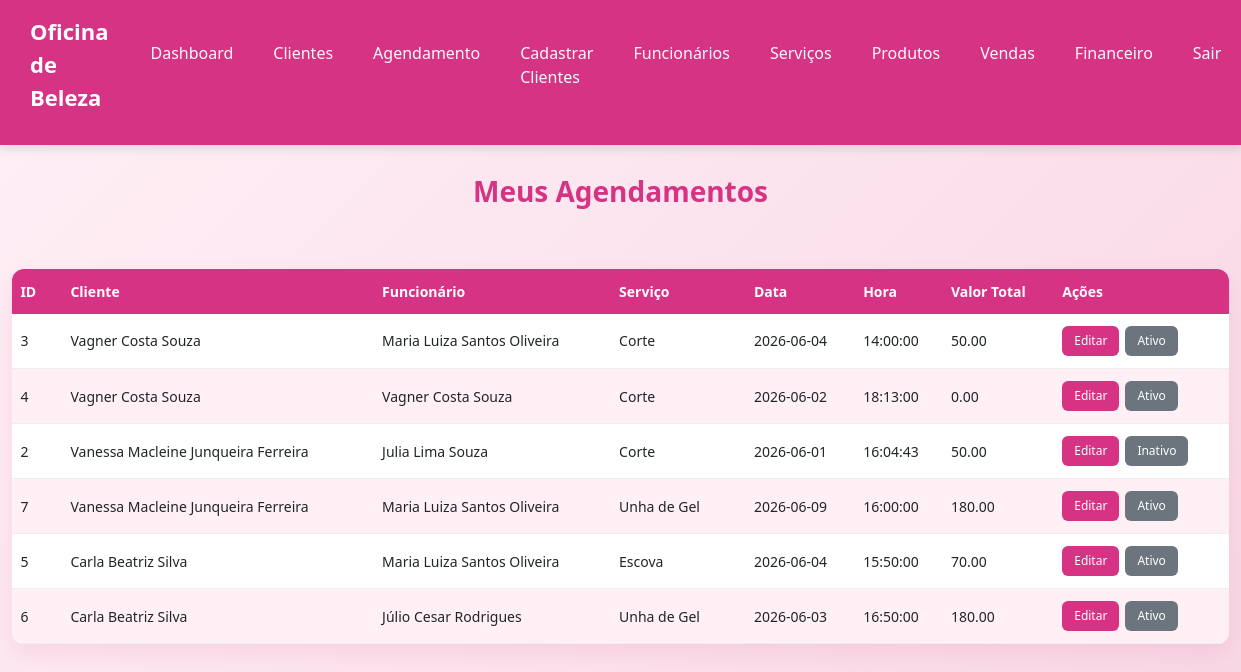
The app's page /agendamento-lista.php with its own data.
### tables this page shows
CREATE TABLE IF NOT EXISTS `tb_agendamento` (
  `id` int(11) NOT NULL AUTO_INCREMENT,
  `id_cliente` int(11) NOT NULL,
  `id_funcionario` int(11) NOT NULL,
  `id_servico` int(11) NOT NULL,
  `data` date NOT NULL DEFAULT current_timestamp(),
  `hora` time NOT NULL DEFAULT current_timestamp(),
  `valor` decimal(10,2) NOT NULL,
  `ativo` tinyint(4) NOT NULL DEFAULT 1,
  PRIMARY KEY (`id`),
  KEY `fk_id_cliente` (`id_cliente`),
  KEY `fk_id_funcionario` (`id_funcionario`),
  KEY `fk_id_servico` (`id_servico`),
  CONSTRAINT `fk_id_cliente` FOREIGN KEY (`id_cliente`) REFERENCES `tb_cliente` (`id`) ON DELETE NO ACTION ON UPDATE NO ACTION,
  CONSTRAINT `fk_id_funcionario` FOREIGN KEY (`id_funcionario`) REFERENCES `tb_funcionario` (`id`) ON DELETE NO ACTION ON UPDATE NO ACTION,
  CONSTRAINT `fk_id_servico` FOREIGN KEY (`id_servico`) REFERENCES `tb_servico` (`id`) ON DELETE NO ACTION ON UPDATE NO ACTION
);

CREATE TABLE IF NOT EXISTS `tb_cliente` (
  `id` int(11) NOT NULL AUTO_INCREMENT,
  `nome` varchar(200) NOT NULL,
  `data_nascimento` date NOT NULL,
  `endereco` varchar(150) NOT NULL,
  `email` varchar(200) NOT NULL,
  `telefone` varchar(15) NOT NULL,
  `cidade` varchar(150) NOT NULL,
  `estado` varchar(100) NOT NULL,
  `data_cadastro` datetime NOT NULL DEFAULT current_timestamp(),
  `ativo` tinyint(4) NOT NULL DEFAULT 1,
  PRIMARY KEY (`id`),
  UNIQUE KEY `email` (`email`)
);

CREATE TABLE IF NOT EXISTS `tb_funcionario` (
  `id` int(11) NOT NULL AUTO_INCREMENT,
  `nome` varchar(200) NOT NULL,
  `email` varchar(200) NOT NULL,
  `telefone` varchar(15) NOT NULL,
  `senha` varchar(200) NOT NULL,
  `token` varchar(50) NOT NULL,
  `data_cadastro` datetime NOT NULL DEFAULT current_timestamp(),
  `ativo` tinyint(4) NOT NULL DEFAULT 1,
  PRIMARY KEY (`id`),
  UNIQUE KEY `email` (`email`)
);

CREATE TABLE IF NOT EXISTS `tb_servico` (
  `id` int(11) NOT NULL AUTO_INCREMENT,
  `nome_servico` varchar(200) NOT NULL,
  `descricao` text NOT NULL,
  `preco` decimal(10,2) NOT NULL,
  `duracao` varchar(50) NOT NULL,
  `categoria` enum('Cabelo','Unha','Sobrancelha','Maquiagem') NOT NULL,
  `data_cadastro` datetime NOT NULL DEFAULT current_timestamp(),
  `ativo` tinyint(4) NOT NULL DEFAULT 1,
  PRIMARY KEY (`id`)
);

### backend/funcoes.php (called while the page is built, shortened)
<?php
require_once 'conexao.php';
function listarAgendamento()
{
    global $conexao;
    try {
        $sql = "SELECT
            tb_agendamento.*,
            tb_cliente.nome,
            tb_funcionario.nome as funcionario,
            tb_servico.nome_servico
        FROM tb_agendamento
        INNER JOIN tb_cliente ON tb_cliente.id = tb_agendamento.id_cliente
        INNER JOIN tb_funcionario ON tb_funcionario.id = tb_agendamento.id_funcionario
        INNER JOIN tb_servico ON tb_servico.id = tb_agendamento.id_servico
        ";
        $comando = $conexao->prepare($sql);
        $comando->execute();
        return $comando->fetchAll(PDO::FETCH_ASSOC);
    } catch (PDOException $erro) {
        error_log($erro->getMessage());
        echo "Não foi possível executar a função";
    }
}

### agendamento-lista.php (the view, shortened to what this page needs)
<?php
require_once 'backend/funcoes.php';
$agendamentos = listarAgendamento();
?>
<!DOCTYPE html>
<html lang="pt-br">
<head>
    <link rel="stylesheet" href="assets/css/style.css" />
    <link rel="stylesheet" href="assets/css/funcionario/clientes.css">
    <link rel="stylesheet" href="assets/css/clientes-lista.css">
    <link rel="stylesheet" href="https://cdn.jsdelivr.net/npm/bootstrap-icons@1.11.3/font/bootstrap-icons.min.css">
    <link rel="stylesheet" href="https://cdnjs.cloudflare.com/ajax/libs/twitter-bootstrap/5.3.3/css/bootstrap.min.css">
    <link rel="stylesheet" href="https://cdn.datatables.net/2.3.8/css/dataTables.bootstrap5.css">
</head>
<body>
    <?php require_once 'includes/header.php';
    ?>
    <main>
        <h1 class="titulo-pagina">Meus Agendamentos</h1>
        <div class="table-container">
            <table id="listagem-agendamento">
                <thead>
                    <tr>
                        <th>ID</th>
                        <th>Cliente</th>
                        <th>Funcionário</th>
                        <th>Serviço</th>
                        <th>Data</th>
                        <th>Hora</th>
                        <th>Valor Total</th>
                        <th>Ações</th>
                    </tr>
                </thead>
                <tbody>
                    <?php
                    foreach ($agendamentos as $agendamento):
                    ?>
                        <tr>
                            <td><?php echo  $agendamento['id']; ?></td>
                            <td><?php echo $agendamento['nome']; ?></td>
                            <td><?php echo $agendamento['funcionario']; ?></td>
                            <td><?php echo $agendamento['nome_servico']; ?></td>
                            <td><?php echo $agendamento['data']; ?></td>
                            <td><?php echo $agendamento['hora']; ?></td>
                            <td><?php echo $agendamento['valor']; ?></td>
                            <td class="acoes">
                                <a class="table-btn editar " href="editar-agendamento.php?id=<?php echo $agendamento['id']; ?>">Editar</a>
                                <a href="?alterarAtivo=<?php echo $agendamento['id']; ?>" onclick="return confirm('Deseja alterar?')">
                                    <button class="table-btn status" type="button" class="<?php echo $agendamento['ativo'] == 1 ? 'ativo' : 'inativo'; ?>">
                                        <?php
                                        if ($agendamento['ativo'] == 1) {
                                            echo "Ativo";
                                        } else {
                                            echo "Inativo";
                                        } ?>
                                    </button>
                            </td>
                        </tr>
                    <?php
                    endforeach;
                    ?>
                </tbody>
            </table>
        </div>
    </main>
</body>

### assets/css/style.css (style rules this page uses)
* { margin: 0; padding: 0; box-sizing: border-box; font-family: 'Segoe UI', Tahoma, Geneva, Verdana, sans-serif; }
body { background: linear-gradient(135deg, #fff0f6, #f8d7e5); color: #333; }

### assets/css/funcionario/clientes.css (style rules this page uses)
.table-container { max-width: 900px; margin: 20px auto 40px auto; }
table { width: 100%; border-collapse: collapse; background: #fff; border-radius: 12px; overflow: hidden; box-shadow: 0 8px 20px rgba(214, 51, 132, 0.1); }
table thead { background: #d63384; color: white; }
table th { padding: 12px; text-align: left; font-size: 14px; }
table td { padding: 12px; border-bottom: 1px solid #eee; font-size: 14px; }
table tbody tr:nth-child(even) { background: #fff0f6; }
.acoes { display: flex; gap: 8px; }
.table-btn { padding: 5px 10px; border-radius: 6px; font-size: 12px; text-decoration: none; color: white; transition: 0.3s; }
.table-btn.editar { background: #d63384; }
.table-btn.status { background: #6c757d; }
.titulo-pagina { text-align: center; margin: 30px 0; color: #d63384; font-size: 28px; font-weight: bold; }

### assets/css/clientes-lista.css (style rules this page uses)
.titulo-pagina { text-align: center; margin: 30px 0; color: #d63384; font-size: 28px; font-weight: bold; }
.table-container { width: 98%; max-width: 1300px; margin: 20px auto 40px auto; }
table { width: 100%; background: #fff; border-radius: 12px; overflow: hidden; box-shadow: 0 8px 20px rgba(214, 51, 132, 0.1); }
table thead { background: #d63384; color: white; }
table th { padding: 12px 8px; text-align: left; font-size: 14px; white-space: nowrap; }
table td { padding: 12px 8px; border-bottom: 1px solid #eee; font-size: 14px; vertical-align: middle; }
table tbody tr:nth-child(even) { background: #fff0f6; }
table th:nth-child(1), table td:nth-child(1) { width: 50px; }
table th:nth-child(3), table td:nth-child(3), table th:nth-child(4), table td:nth-child(4) { min-width: 110px; white-space: nowrap; }
table th:nth-child(8), table td:nth-child(8) { min-width: 120px; }
.acoes { display: flex; align-items: center; gap: 6px; flex-wrap: wrap; }
.table-btn { padding: 6px 12px; border-radius: 6px; font-size: 12px; text-decoration: none; color: white; border: none; cursor: pointer; transition: 0.3s; }
.editar { background: #d63384; }
.status { background: #6c757d; }

### records on screen
tb_agendamento: id "3", id_cliente.nome "Vagner Costa Souza", id_funcionario.nome "Maria Luiza Santos Oliveira", id_servico.nome_servico "Corte", data "2026-06-04", hora "14:00:00", valor "50.00", ativo "Ativo"
tb_agendamento: id "4", id_cliente.nome "Vagner Costa Souza", id_funcionario.nome "Vagner Costa Souza", id_servico.nome_servico "Corte", data "2026-06-02", hora "18:13:00", valor "0.00", ativo "Ativo"
tb_agendamento: id "2", id_cliente.nome "Vanessa Macleine Junqueira Ferreira", id_funcionario.nome "Julia Lima Souza", id_servico.nome_servico "Corte", data "2026-06-01", hora "16:04:43", valor "50.00", ativo "Inativo"
tb_agendamento: id "7", id_cliente.nome "Vanessa Macleine Junqueira Ferreira", id_funcionario.nome "Maria Luiza Santos Oliveira", id_servico.nome_servico "Unha de Gel", data "2026-06-09", hora "16:00:00", valor "180.00", ativo "Ativo"
tb_agendamento: id "5", id_cliente.nome "Carla Beatriz Silva", id_funcionario.nome "Maria Luiza Santos Oliveira", id_servico.nome_servico "Escova", data "2026-06-04", hora "15:50:00", valor "70.00", ativo "Ativo"
tb_agendamento: id "6", id_cliente.nome "Carla Beatriz Silva", id_funcionario.nome "Júlio Cesar Rodrigues", id_servico.nome_servico "Unha de Gel", data "2026-06-03", hora "16:50:00", valor "180.00", ativo "Ativo"
